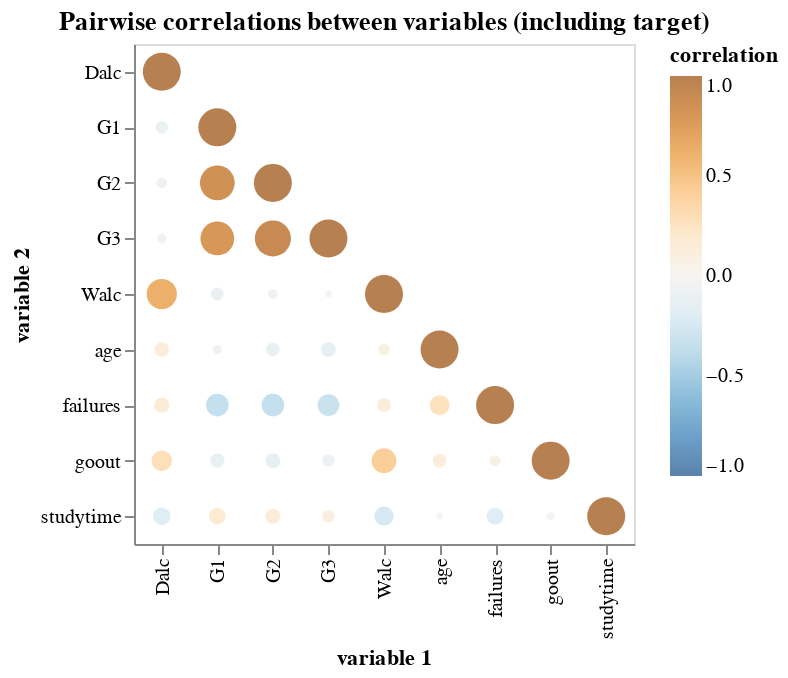

This figure's notebook cell:
### Markdown cell above
**Figure 2: Density plot for each numeric columns (including the target `G3`)**

Some interesting observations:

- The distirbution of the grades `G3`, `G2`, `G1` are somewhat bell-shaped.
- Most student do not consume alcohol, or very minimally.
- Most student studies around 2-5 hours a week and most of them also did not fail any previous classes.

### Code cell
# ally.corr(train_df).properties(title="Correlation matrices for each numeric column pair")
corr_mat = train_df.select_dtypes(include='number').corr() \
    .reset_index(names="var1") \
    .melt(id_vars="var1", var_name="var2", value_name="correlation")
# get rid of "duplicated" correlation
corr_mat = corr_mat[corr_mat['var1'] <= corr_mat['var2']].reset_index(drop=True)
corr_mat["abs_corr"] = np.abs(corr_mat["correlation"])
alt.Chart(corr_mat).mark_circle().encode(
    alt.X("var1").title("variable 1"),
    alt.Y("var2").title("variable 2"),
    alt.Color("correlation").scale(domain=[-1, 1], scheme="blueorange"),
    alt.Size("abs_corr").legend(None)
).properties(
    width=250,
    height=250,
    title="Pairwise correlations between variables (including target)"
)

### Figure 1 — Vega-Lite specification as saved in the notebook (floating-point values rounded to 4 significant figures)
{"$schema": "https://vega.github.io/schema/vega-lite/v5.20.1.json", "config": {"view": {"continuousHeight": 300, "continuousWidth": 300}}, "data": {"name": "data-efd56ea7d95f22ad05d8da60a15de088"}, "datasets": {"data-efd56ea7d95f22ad05d8da60a15de088": [{"abs_corr": 1, "correlation": 1, "var1": "age", "var2": "age"}, {"abs_corr": 0.1389, "correlation": 0.1389, "var1": "Dalc", "var2": "age"}, {"abs_corr": 0.0853, "correlation": 0.0853, "var1": "Walc", "var2": "age"}, {"abs_corr": 0.04818, "correlation": -0.04818, "var1": "G1", "var2": "age"}, {"abs_corr": 0.1177, "correlation": -0.1177, "var1": "G2", "var2": "age"}, {"abs_corr": 0.1441, "correlation": -0.1441, "var1": "G3", "var2": "age"}, {"abs_corr": 0.01745, "correlation": -0.01745, "var1": "age", "var2": "studytime"}, {"abs_corr": 1, "correlation": 1, "var1": "studytime", "var2": "studytime"}, {"abs_corr": 0.1857, "correlation": -0.1857, "var1": "failures", "var2": "studytime"}, {"abs_corr": 0.03487, "correlation": -0.03487, "var1": "goout", "var2": "studytime"}, {"abs_corr": 0.2007, "correlation": -0.2007, "var1": "Dalc", "var2": "studytime"}, {"abs_corr": 0.2489, "correlation": -0.2489, "var1": "Walc", "var2": "studytime"}, {"abs_corr": 0.1834, "correlation": 0.1834, "var1": "G1", "var2": "studytime"}, {"abs_corr": 0.1467, "correlation": 0.1467, "var1": "G2", "var2": "studytime"}, {"abs_corr": 0.09855, "correlation": 0.09855, "var1": "G3", "var2": "studytime"}, {"abs_corr": 0.2677, "correlation": 0.2677, "var1": "age", "var2": "failures"}, {"abs_corr": 1, "correlation": 1, "var1": "failures", "var2": "failures"}, {"abs_corr": 0.1553, "correlation": 0.1553, "var1": "Dalc", "var2": "failures"}, {"abs_corr": 0.1212, "correlation": 0.1212, "var1": "Walc", "var2": "failures"}, {"abs_corr": 0.3463, "correlation": -0.3463, "var1": "G1", "var2": "failures"}, {"abs_corr": 0.3462, "correlation": -0.3462, "var1": "G2", "var2": "failures"}, {"abs_corr": 0.3207, "correlation": -0.3207, "var1": "G3", "var2": "failures"}, {"abs_corr": 0.1222, "correlation": 0.1222, "var1": "age", "var2": "goout"}, {"abs_corr": 0.06935, "correlation": 0.06935, "var1": "failures", "var2": "goout"}, {"abs_corr": 1, "correlation": 1, "var1": "goout", "var2": "goout"}, {"abs_corr": 0.2832, "correlation": 0.2832, "var1": "Dalc", "var2": "goout"}, {"abs_corr": 0.4205, "correlation": 0.4205, "var1": "Walc", "var2": "goout"}, {"abs_corr": 0.1317, "correlation": -0.1317, "var1": "G1", "var2": "goout"}, {"abs_corr": 0.1433, "correlation": -0.1433, "var1": "G2", "var2": "goout"}, {"abs_corr": 0.09549, "correlation": -0.09549, "var1": "G3", "var2": "goout"}, {"abs_corr": 1, "correlation": 1, "var1": "Dalc", "var2": "Dalc"}, {"abs_corr": 0.6254, "correlation": 0.6254, "var1": "Dalc", "var2": "Walc"}, {"abs_corr": 1, "correlation": 1, "var1": "Walc", "var2": "Walc"}, {"abs_corr": 0.1032, "correlation": -0.1032, "var1": "G1", "var2": "Walc"}, {"abs_corr": 0.05392, "correlation": -0.05392, "var1": "G2", "var2": "Walc"}, {"abs_corr": 0.0209, "correlation": -0.0209, "var1": "G3", "var2": "Walc"}, {"abs_corr": 0.09864, "correlation": -0.09864, "var1": "Dalc", "var2": "G1"}, {"abs_corr": 1, "correlation": 1, "var1": "G1", "var2": "G1"}, {"abs_corr": 0.06673, "correlation": -0.06673, "var1": "Dalc", "var2": "G2"}, {"abs_corr": 0.8342, "correlation": 0.8342, "var1": "G1", "var2": "G2"}, {"abs_corr": 1, "correlation": 1, "var1": "G2", "var2": "G2"}, {"abs_corr": 0.05342, "correlation": -0.05342, "var1": "Dalc", "var2": "G3"}, {"abs_corr": 0.7871, "correlation": 0.7871, "var1": "G1", "var2": "G3"}, {"abs_corr": 0.9012, "correlation": 0.9012, "var1": "G2", "var2": "G3"}, {"abs_corr": 1, "correlation": 1, "var1": "G3", "var2": "G3"}]}, "encoding": {"color": {"field": "correlation", "scale": {"domain": [-1, 1], "scheme": "blueorange"}, "type": "quantitative"}, "size": {"field": "abs_corr", "legend": null, "type": "quantitative"}, "x": {"field": "var1", "title": "variable 1", "type": "nominal"}, "y": {"field": "var2", "title": "variable 2", "type": "nominal"}}, "height": 250, "mark": {"type": "circle"}, "title": "Pairwise correlations between variables (including target)", "width": 250}
